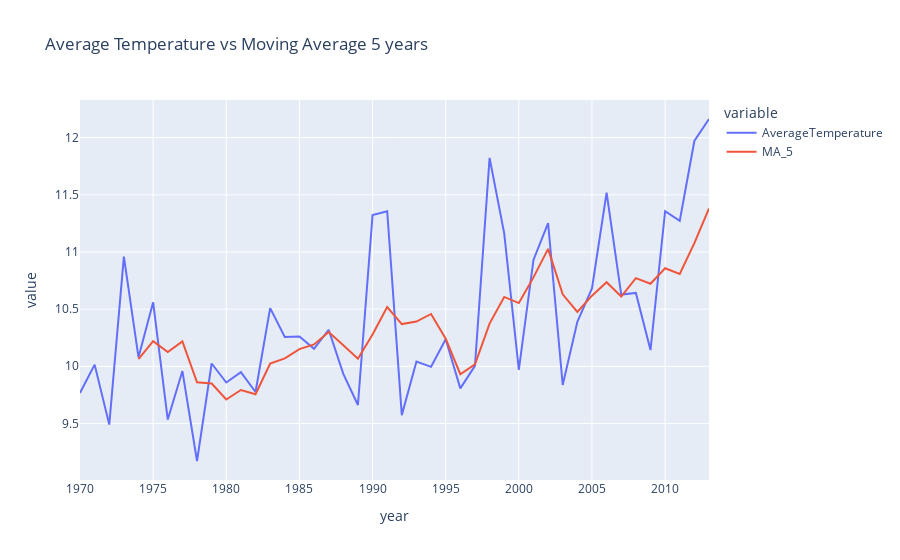

Notebook cell for this chart:
### Markdown cell above
5 year moving average fits well the trend

### Code cell
tmp = df.groupby('year')['AverageTemperature'].mean().reset_index()
tmp['MA_5'] = tmp['AverageTemperature'].rolling(5).mean()

fig = px.line(tmp, x='year', y=["AverageTemperature", 'MA_5'],
              title = 'Average Temperature vs Moving Average 5 years')
fig.show()

### Figure 1 — Plotly figure (JSON) as saved in the notebook; plotly's stock layout.template omitted (floating-point values rounded to 4 significant figures)
{"data": [{"hovertemplate": "variable=AverageTemperature<br>year=%{x}<br>value=%{y}<extra></extra>", "legendgroup": "AverageTemperature", "line": {"color": "#636efa", "dash": "solid"}, "mode": "lines", "name": "AverageTemperature", "orientation": "v", "showlegend": true, "type": "scatter", "x": [1970, 1971, 1972, 1973, 1974, 1975, 1976, 1977, 1978, 1979, 1980, 1981, 1982, 1983, 1984, 1985, 1986, 1987, 1988, 1989, 1990, 1991, 1992, 1993, 1994, 1995, 1996, 1997, 1998, 1999, 2000, 2001, 2002, 2003, 2004, 2005, 2006, 2007, 2008, 2009, 2010, 2011, 2012, 2013], "xaxis": "x", "y": [9.767, 10.01, 9.49, 10.96, 10.08, 10.56, 9.534, 9.958, 9.171, 10.02, 9.858, 9.949, 9.775, 10.51, 10.26, 10.26, 10.15, 10.32, 9.933, 9.661, 11.32, 11.36, 9.573, 10.04, 9.995, 10.24, 9.807, 10.0, 11.82, 11.16, 9.969, 10.93, 11.25, 9.836, 10.39, 10.68, 11.52, 10.63, 10.64, 10.14, 11.36, 11.27, 11.97, 12.16], "yaxis": "y"}, {"hovertemplate": "variable=MA_5<br>year=%{x}<br>value=%{y}<extra></extra>", "legendgroup": "MA_5", "line": {"color": "#EF553B", "dash": "solid"}, "mode": "lines", "name": "MA_5", "orientation": "v", "showlegend": true, "type": "scatter", "x": [1970, 1971, 1972, 1973, 1974, 1975, 1976, 1977, 1978, 1979, 1980, 1981, 1982, 1983, 1984, 1985, 1986, 1987, 1988, 1989, 1990, 1991, 1992, 1993, 1994, 1995, 1996, 1997, 1998, 1999, 2000, 2001, 2002, 2003, 2004, 2005, 2006, 2007, 2008, 2009, 2010, 2011, 2012, 2013], "xaxis": "x", "y": [null, null, null, null, 10.06, 10.22, 10.12, 10.22, 9.86, 9.849, 9.709, 9.792, 9.756, 10.02, 10.07, 10.15, 10.19, 10.3, 10.18, 10.07, 10.28, 10.52, 10.37, 10.39, 10.46, 10.24, 9.93, 10.02, 10.37, 10.61, 10.55, 10.78, 11.03, 10.63, 10.48, 10.62, 10.74, 10.61, 10.77, 10.72, 10.86, 10.81, 11.08, 11.38], "yaxis": "y"}], "layout": {"legend": {"title": {"text": "variable"}, "tracegroupgap": 0}, "title": {"text": "Average Temperature vs Moving Average 5 years"}, "xaxis": {"anchor": "y", "domain": [0, 1], "title": {"text": "year"}}, "yaxis": {"anchor": "x", "domain": [0, 1], "title": {"text": "value"}}}}
